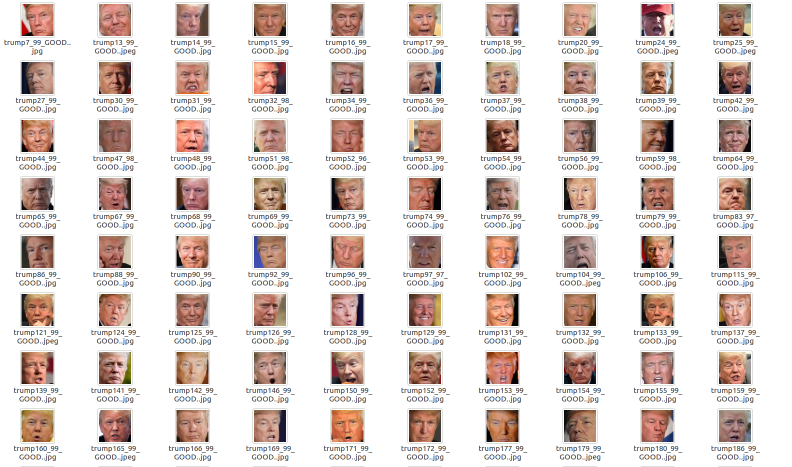
#> input picture git_images/trump_dataset.png, 1584 x 934 px, given as the content of the folder git_images/trump_dataset.png, which was not available (shown at 1/2 size)
$ python -i FaceClassifier.py   (imports and definitions only)
#> lines starting #> are read from the running program, lines starting #| are printed output that depends on the picture; pictures that were not available may be replaced by others from this repository, and a replacement may not be noted
# Thanks Ramiz Raja for his: https://github.com/informramiz/opencv-face-recognition-python

from IPython.display import display
from PIL import Image
import sys, os
import numpy as np
import cv2

class FaceClassifier:
    faceSize = -1
    face_recognizer = None
    debug = False
    subjects = []

    def __init__(self, debug=False, face_resize=-1):
        #self.face_recognizer = cv2.face.LBPHFaceRecognizer_create()
        self.face_recognizer = cv2.face.FisherFaceRecognizer_create()
        self.debug = debug
        self.faceSize = face_resize

    def train(self, train_path, delete_originals=False, show_train_images=False):
        print("Preparing data...")
        faces, labels = self.prepare_training_data(train_path, show_train_images=show_train_images)
        print("Data prepared")

        #print total faces and labels
        print("Total faces: ", len(faces))
        print("Labels tagged: ", len(labels), "with", len(np.unique(labels)), "labels")
        print("Training...")
        self.face_recognizer.train(faces, np.array(labels))
        print("We are ready!")

    def predict(self, test_path):
        ret = []
        detections = self.detect_face(test_path);
        for detection in detections:
            face, rect = detection[0], detection[1]
            if face is None:
                return "No_face"

            #predict the image using our face recognizer
            label = self.face_recognizer.predict(face)
            #get name of respective label returned by face recognizer
            ret.append(self.subjects[label[0]-1])
        return ret

    def detect_face(self, img, grayscale_output=True):
#> called with grayscale_output = True
        ret = []
        img = cv2.imread(img)
#> img is the input picture: shape (934, 1584, 3); mean B, G, R 213.6, 217.2, 227.5
        if img is None:
            ret.append([None, None])
            return ret

        #convert the test image to gray image as opencv face detector expects gray images
        gray = cv2.cvtColor(img, cv2.COLOR_BGR2GRAY)
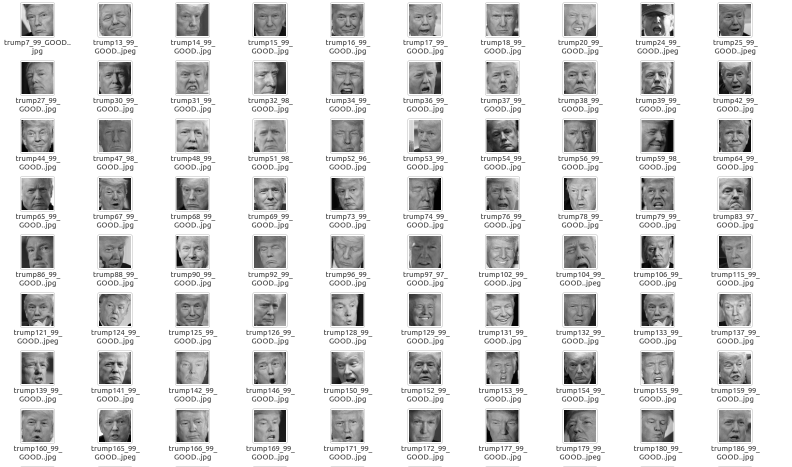
#> gray: shape (934, 1584) (shown at 1/2 size); min 0, max 255, mean 219.9

        #load OpenCV face detector, I am using LBP which is fast
        #there is also a more accurate but slow Haar classifier
        face_cascade = cv2.CascadeClassifier("haarcascade_frontalface_alt.xml")
        #face_cascade = cv2.CascadeClassifier('lbpcascade_frontalface.xml')

        #let's detect multiscale (some images may be closer to camera than others) images
        #result is a list of faces
        faces = face_cascade.detectMultiScale(gray)#, scaleFactor=1.2, minNeighbors=5);
#> faces = 79 rows, first 6: [201, 361, 57, 57], [1287, 477, 55, 55], [979, 710, 54, 54], [1288, 824, 55, 55], [46, 10, 59, 59], [1128, 9, 59, 59]

        #if no faces are detected then return original img
        if (len(faces) == 0):
            ret.append([None, None])
            return ret

        i = 0
        for face in faces:
            (x, y, w, h) = face

            #return only the face part of the image
            if (grayscale_output):
                img_face = gray[y:y+w, x:x+h]
            else:
                img_face = img[y:y+w, x:x+h]
                img_face = cv2.cvtColor(img_face, cv2.COLOR_BGR2RGB)

            if self.faceSize > 0:
                img_face = cv2.resize(img_face, (self.faceSize, self.faceSize), interpolation = cv2.INTER_AREA)
            ret.append([img_face, faces[i]])
#> this loop made 79 passes
#> (x, y, w, h) on passes 1 to 12: (201, 361, 57, 57), (1287, 477, 55, 55), (979, 710, 54, 54), (1288, 824, 55, 55), (46, 10, 59, 59), (1128, 9, 59, 59), (1441, 10, 59, 59), (201, 126, 58, 58), (1285, 126, 59, 59), (822, 127, 57, 57), (1441, 126, 59, 59), (45, 243, 60, 60)
#> pass 1, in detect_face, `img_face = gray[y:y+w, x:x+h]`:
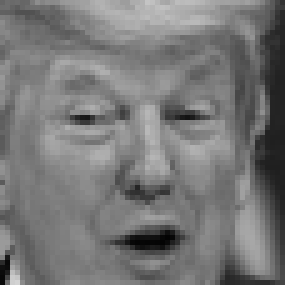
#> img_face: shape (57, 57) (shown 5 times larger); min 3, max 211, mean 119.2
#> pass 2, in detect_face, `img_face = gray[y:y+w, x:x+h]`:
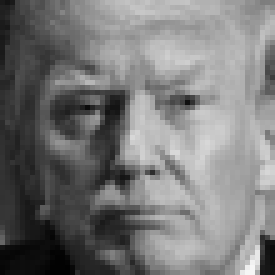
#> img_face: shape (55, 55) (shown 5 times larger); min 1, max 246, mean 120.1
#> pass 3, in detect_face, `img_face = gray[y:y+w, x:x+h]`:
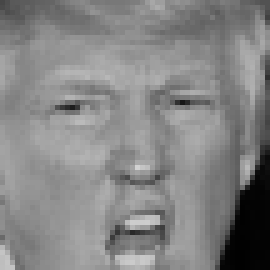
#> img_face: shape (54, 54) (shown 5 times larger); min 1, max 210, mean 132.5
#> after the loop, ret = 79 items
        return ret

    def prepare_training_data(self, train_path, show_train_images=False):
        #------STEP-1--------
        #get the directories (one directory for each subject) in data folder
        dirs = os.listdir(train_path)

        #list to hold all subject faces
        faces = []
        #list to hold labels for all subjects
        labels = []
        self.subjects = []

        #let's go through each directory and read images within it
        label = 0
        for dir_name in dirs:
            #------STEP-2--------
            #extract label number of subject from dir_name
            #format of dir name = slabel
            #, so removing letter 's' from dir_name will give us label
            label += 1
            self.subjects.append(dir_name)
            print (dir_name, "label = ", label)

            #build path of directory containin images for current subject subject
            #sample subject_dir_path = "training-data/s1"
            subject_dir_path = train_path + "/" + dir_name

            #get the images names that are inside the given subject directory
            subject_images_names = os.listdir(subject_dir_path)

            #------STEP-3--------
            #go through each image name, read image,
            #detect face and add face to list of faces
            for image_name in subject_images_names:

                #ignore system files like .DS_Store
                if image_name.startswith("."):
                    continue;

                #build image path
                #sample image path = training-data/s1/1.pgm
                image_path = subject_dir_path + "/" + image_name

                #detect face
                detections = self.detect_face(image_path);
#> detections = 79 items
                face, rect = detections[0][0], detections[0][1]
#> rect = [201, 361, 57, 57]

                #------STEP-4--------
                #for the purpose of this tutorial
                #we will ignore faces that are not detected
                if face is not None:
                    if show_train_images:
                        print ("Image: ", image_path)
                        display(Image.fromarray(face))

                    faces.append(face)
                    labels.append(label)

        cv2.destroyAllWindows()
        cv2.waitKey(1)
        cv2.destroyAllWindows()

        return faces, labels

>>> result = FaceClassifier().train('git_images/trump_dataset.png')
#> in train, `faces, labels = self.prepare_training_data(train_path, show_train_imag..`: faces = 1 item; labels = [1]
#| Total faces:  1
#| Labels tagged:  1 with 1 labels
#> (the run stopped early here; a loop or call above may not have finished)
